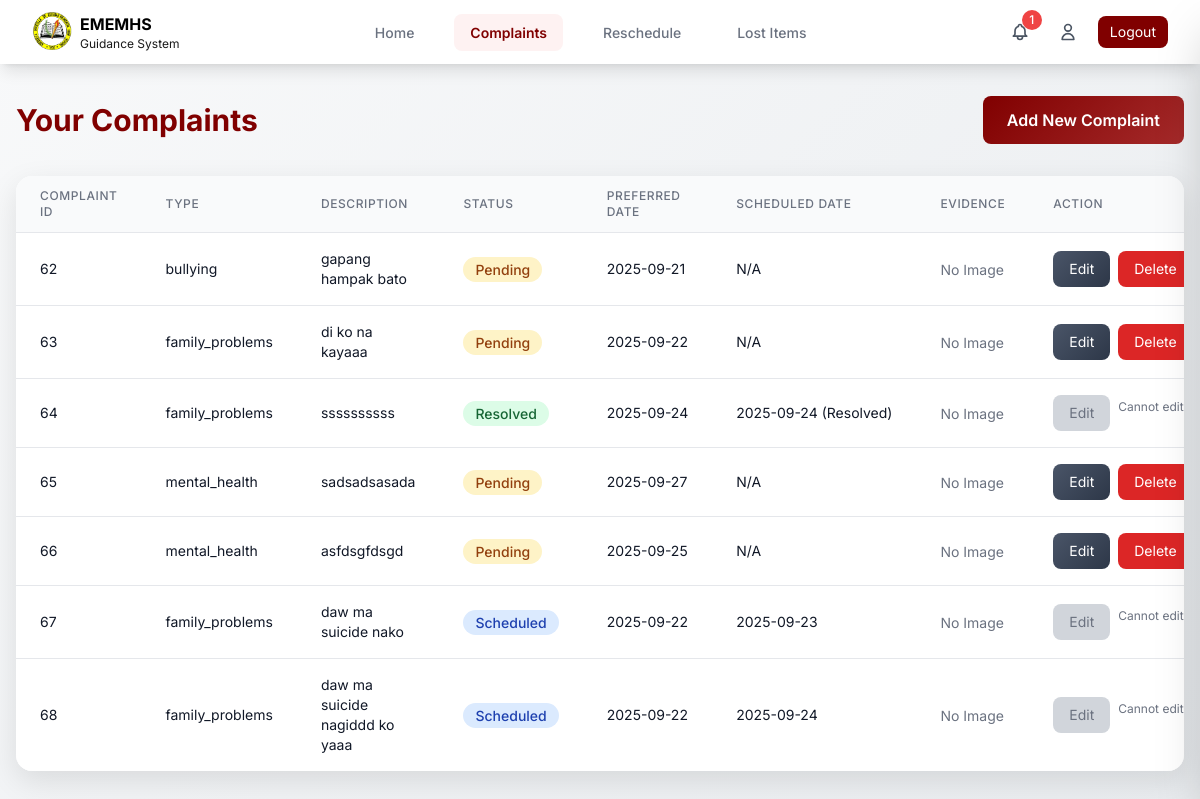
The app's page /pages/complaint-concern.php (signed in) with its own data.
### tables this page shows
CREATE TABLE `complaints_concerns` (
  `id` int(11) NOT NULL,
  `student_id` int(45) DEFAULT NULL,
  `type` varchar(255) DEFAULT NULL,
  `severity` enum('low','medium','high','urgent') DEFAULT 'medium',
  `description` varchar(255) DEFAULT NULL,
  `evidence` mediumblob DEFAULT NULL,
  `mime_type` varchar(255) DEFAULT NULL,
  `preferred_counseling_date` varchar(255) DEFAULT NULL,
  `scheduled_date` varchar(255) DEFAULT NULL,
  `scheduled_time` varchar(255) DEFAULT NULL,
  `status` varchar(255) DEFAULT NULL,
  `date_created` varchar(255) DEFAULT NULL,
  `time_created` varchar(255) DEFAULT NULL,
  `updated_at` varchar(255) DEFAULT NULL
);

### pages/complaint-concern.php (the view, shortened to what this page needs)
<?php
require_once '../logic/db_connection.php';
$student_id = $_SESSION['student_id'];
$stmt = $pdo->prepare(SQL_LIST_COMPLAINTS_CONCERNS_BY_STUDENT);
$stmt->execute([$student_id]);
$complaints = $stmt->fetchAll(PDO::FETCH_ASSOC);
?>
<!DOCTYPE html>
<html lang="en">
<head>
    <script src="https://cdn.tailwindcss.com"></script>
</head>
<body class="min-h-screen">
    <?php include 'navigation.php'; ?>
    <main class="max-w-7xl mx-auto px-4 py-8">
        <div class="flex justify-between items-center mb-8">
            <h1 class="text-2xl md:text-3xl font-bold text-[#800000]">Your Complaints</h1>
            <a href="complaint-concern-form.php" class="btn-primary text-white px-6 py-3 rounded-lg font-semibold">
                Add New Complaint
            </a>
        </div>
        <div class="table-container">
            <div class="overflow-x-auto">
                <table class="min-w-full divide-y divide-gray-200">
                    <thead class="bg-gray-50">
                        <tr>
                            <th scope="col" class="px-6 py-3 text-left text-xs font-medium text-gray-500 uppercase tracking-wider">Complaint ID</th>
                            <th scope="col" class="px-6 py-3 text-left text-xs font-medium text-gray-500 uppercase tracking-wider">Type</th>
                            <th scope="col" class="px-6 py-3 text-left text-xs font-medium text-gray-500 uppercase tracking-wider">Description</th>
                            <th scope="col" class="px-6 py-3 text-left text-xs font-medium text-gray-500 uppercase tracking-wider">Status</th>
                            <th scope="col" class="px-6 py-3 text-left text-xs font-medium text-gray-500 uppercase tracking-wider">Preferred Date</th>
                            <th scope="col" class="px-6 py-3 text-left text-xs font-medium text-gray-500 uppercase tracking-wider">Scheduled Date</th>
                            <th scope="col" class="px-6 py-3 text-left text-xs font-medium text-gray-500 uppercase tracking-wider">Evidence</th>
                            <th scope="col" class="px-6 py-3 text-left text-xs font-medium text-gray-500 uppercase tracking-wider">Action</th>
                        </tr>
                    </thead>
                    <tbody class="bg-white divide-y divide-gray-200">
                        <?php if (!empty($complaints)): ?>
                            <?php foreach ($complaints as $complaint): ?>
                                <tr class="hover:bg-gray-50">
                                    <td class="px-6 py-4 whitespace-nowrap text-sm text-gray-900"><?php echo $complaint['id']; ?></td>
                                    <td class="px-6 py-4 whitespace-nowrap text-sm text-gray-900"><?php echo $complaint['type']; ?></td>
                                    <td class="px-6 py-4 text-sm text-gray-900"><?php echo $complaint['description']; ?></td>
                                    <td class="px-6 py-4 whitespace-nowrap">
                                        <span class="status-badge status-<?php echo strtolower($complaint['status']); ?>">
                                            <?php echo ucfirst($complaint['status']); ?>
                                        </span>
                                    </td>
                                    <td class="px-6 py-4 whitespace-nowrap text-sm text-gray-900">
                                        <?php echo $complaint['preferred_counseling_date']; ?>
                                    </td>
                                    <td class="px-6 py-4 whitespace-nowrap text-sm text-gray-900">
                                        <?php
                                        if ($complaint['status'] == 'pending') {
                                            echo 'N/A';
                                        } else if ($complaint['status'] == 'scheduled') {
                                            echo $complaint['scheduled_date'];
                                        } else if ($complaint['status'] == 'resolved') {
                                            echo $complaint['scheduled_date'] . " (Resolved)";
                                        }
                                        ?>
                                    </td>
                                    <td class="px-6 py-4 whitespace-nowrap">
                                        <?php if (!empty($complaint['evidence']) && !empty($complaint['mime_type'])): ?>
                                            <img
                                                alt="Evidence"
                                                class="w-16 h-16 object-cover rounded-lg shadow-sm" />
                                        <?php else: ?>
                                            <span class="text-sm text-gray-500">No Image</span>
                                        <?php endif; ?>
                                    </td>
                                    <td class="px-6 py-4 whitespace-nowrap text-sm">
                                        <div class="flex space-x-2">
                                            <?php if ($complaint['status'] === 'pending'): ?>
                                                <form action="complaint-concern-form.php" method="POST" class="inline">
                                                    <button type="submit" class="btn-secondary text-white px-4 py-2 rounded-lg text-sm">
                                                        Edit
                                                    </button>
                                                </form>
                                                <form action="../logic/delete_complaint_logic.php" method="POST" class="inline"
                                                    onsubmit="return confirm('Are you sure you want to delete this complaint? This action cannot be undone.')">
                                                    <button type="submit" class="bg-red-600 hover:bg-red-700 text-white px-4 py-2 rounded-lg text-sm transition-colors">
                                                        Delete
                                                    </button>
                                                </form>
                                            <?php else: ?>
                                                <button disabled class="bg-gray-300 text-gray-500 px-4 py-2 rounded-lg text-sm cursor-not-allowed">
                                                    Edit
                                                </button>
                                                <span class="text-xs text-gray-500 mt-1">
                                                    <?php
                                                    if ($complaint['status'] === 'scheduled') {
                                                        echo 'Cannot edit scheduled complaints';
                                                    } elseif ($complaint['status'] === 'resolved') {
                                                        echo 'Cannot edit resolved complaints';
                                                    }
                                                    ?>
                                                </span>
                                            <?php endif; ?>
                                        </div>
                                    </td>
                                </tr>
                            <?php endforeach; ?>
                        <?php endif; ?>
                    </tbody>
                </table>
            </div>
        </div>
    </main>
</body>
</html>

### pages/complaint-concern.php (style rules this page uses)
body { font-family: 'Inter', sans-serif; background: linear-gradient(135deg, #f8f9fa 0%, #e9ecef 100%); }
.table-container { background: linear-gradient(145deg, #ffffff 0%, #f8f9fa 100%); box-shadow: 0 10px 30px rgba(0, 0, 0, 0.1); border-radius: 1rem; overflow: hidden; }
.btn-primary { background: linear-gradient(135deg, #800000 0%, #a52a2a 100%); transition: all 0.3s ease; }
.btn-secondary { background: linear-gradient(135deg, #4a5568 0%, #2d3748 100%); transition: all 0.3s ease; }
.status-badge { padding: 0.25rem 0.75rem; border-radius: 9999px; font-size: 0.875rem; font-weight: 500; }
.status-pending { background-color: #fef3c7; color: #92400e; }
.status-scheduled { background-color: #dbeafe; color: #1e40af; }
.status-resolved { background-color: #dcfce7; color: #166534; }

### records on screen
complaints_concerns: id "62", type "bullying", description "gapang hampak bato", status "Pending", preferred_counseling_date "2025-09-21", shows "N/A", shows "No Image"
complaints_concerns: id "63", type "family_problems", description "di ko na kayaaa", status "Pending", preferred_counseling_date "2025-09-22", shows "N/A", shows "No Image"
complaints_concerns: id "64", type "family_problems", description "ssssssssss", status "Resolved", preferred_counseling_date "2025-09-24", scheduled_date "2025-09-24", shows "No Image", shows "Edit", shows "Cannot edit…"
complaints_concerns: id "65", type "mental_health", description "sadsadsasada", status "Pending", preferred_counseling_date "2025-09-27", shows "N/A", shows "No Image"
complaints_concerns: id "66", type "mental_health", description "asfdsgfdsgd", status "Pending", preferred_counseling_date "2025-09-25", shows "N/A", shows "No Image"
complaints_concerns: id "67", type "family_problems", description "daw ma suicide nako", status "Scheduled", preferred_counseling_date "2025-09-22", scheduled_date "2025-09-23", shows "No Image", shows "Edit", shows "Cannot edit…"
complaints_concerns: id "68", type "family_problems", description "daw ma suicide nagiddd ko yaaa", status "Scheduled", preferred_counseling_date "2025-09-22", scheduled_date "2025-09-24", shows "No Image", shows "Edit", shows "Cannot edit…"

### other values on screen
$unread_count "1"
